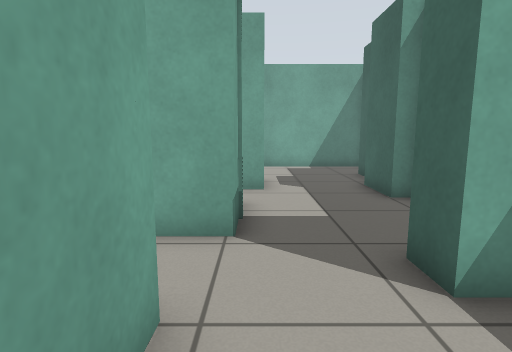
view 1 (above)

16 first-person views from a walk through a Gazebo world. The camera is 0.84 m above the floor, tilts 8° down and sees 80° across. Floor lines are 1 m apart. The floor is counted in squares, 0.5 m on a side. Each view is taken from the middle of a square. On the plan, view 1 faces up. The plan holds only what a view shows up to about 16 squares ahead; the rest is blank.

view 2
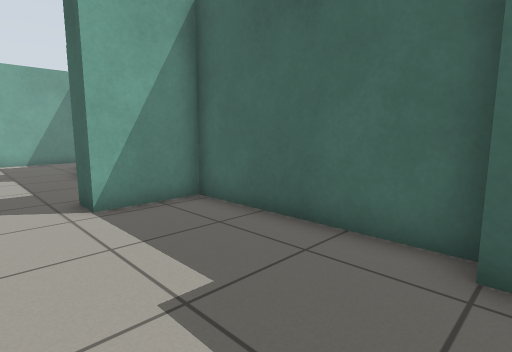

view 3
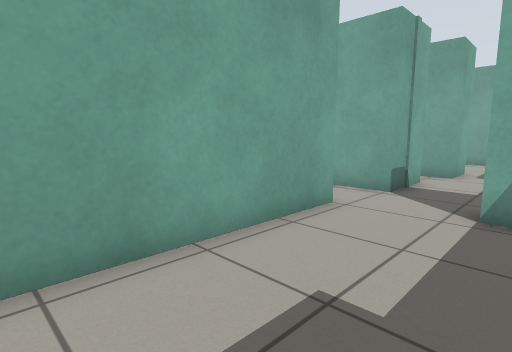

view 4
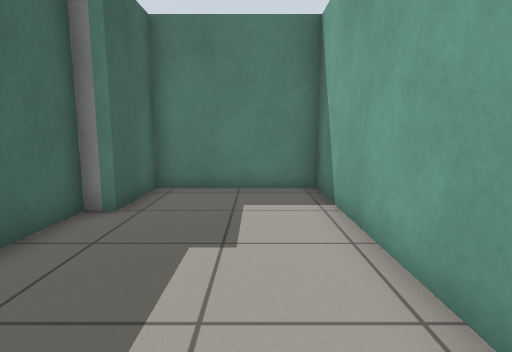

view 5
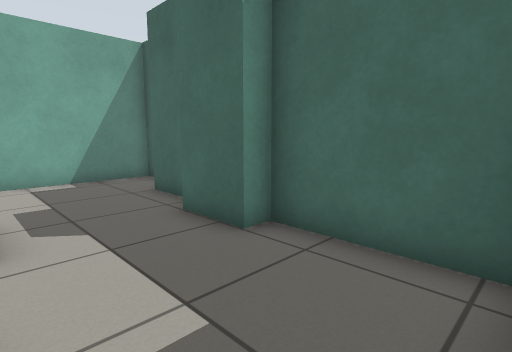

view 6
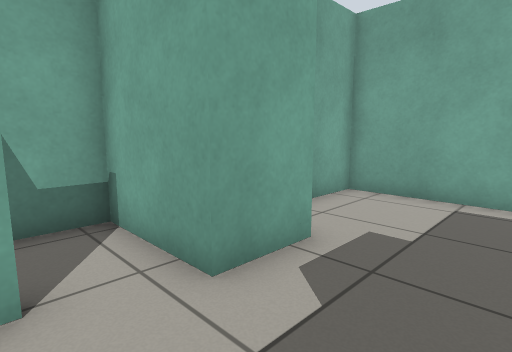

view 7
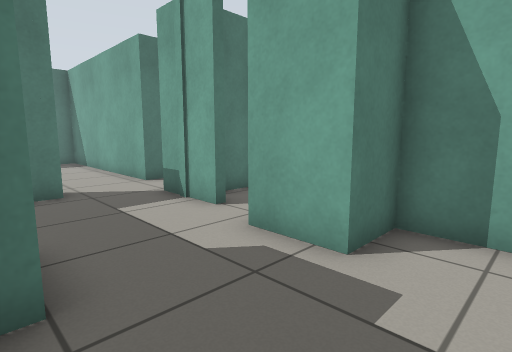

view 8
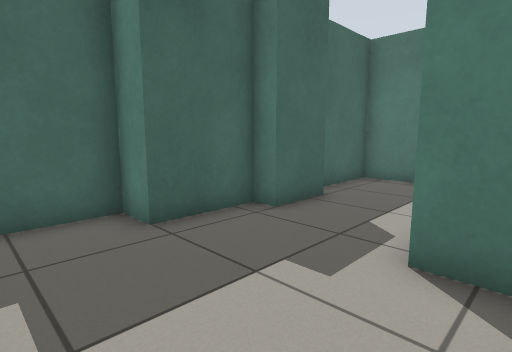

view 9
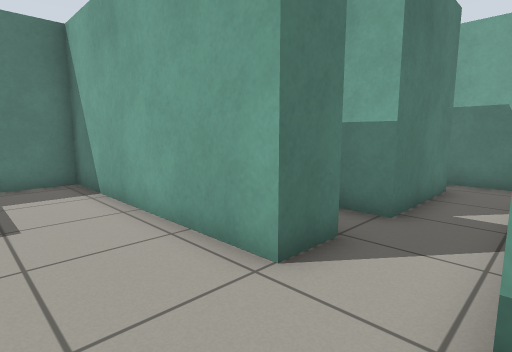

view 10
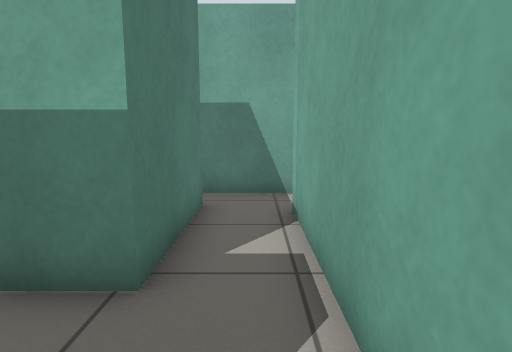

view 11
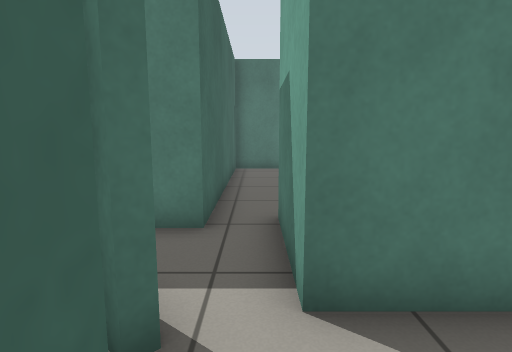

view 12
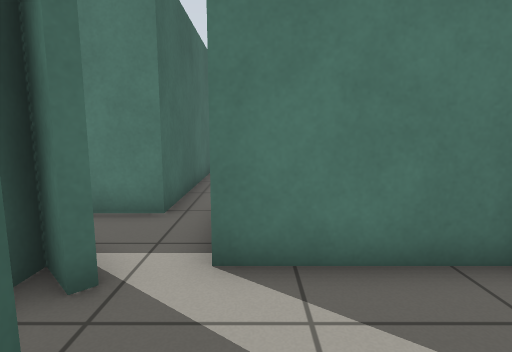

view 13
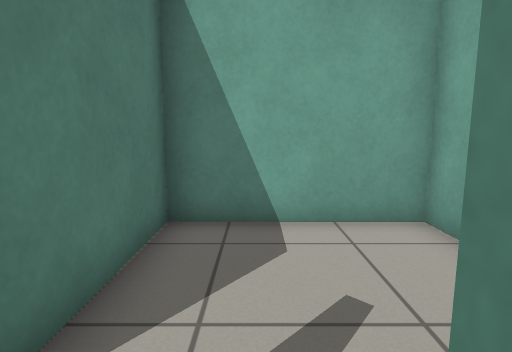

view 14
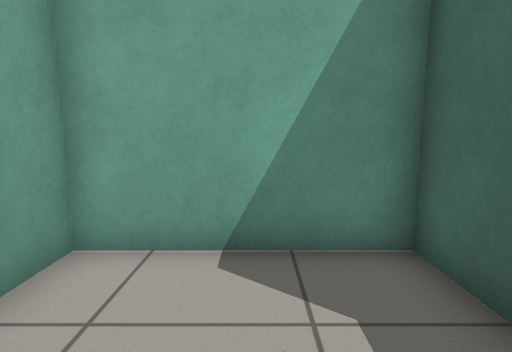

view 15
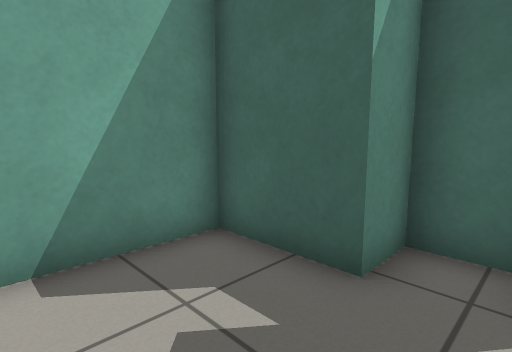

view 16
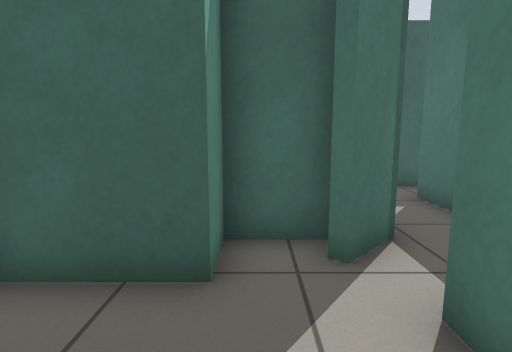

### Floor plan
Points are (right, up) in squares from view 1. A wall is a line through its corners. A room is listed if a view was taken in it or the views show most of it. See-through windows are left out.
Room 1 (views 1, 2, 3)
walls: (-0.9, 1.5) (-0.9, -6.2) (4, -6.2) (4, -3.5) (4.7, -3.5) (4.7, 2.9) (2, 2.9)
ways out: opening at (0.5, 2.5) to room 2
Room 2 (views 4, 5, 6, 7, 8, 9, 10)
walls: (-0.7, 7.3) (-0.3, 7.3) (-0.3, 4.8) (-2.5, 4.8); (4.2, 9.8) (4.2, 12.5) (5.4, 12.5) (5.4, 15.4) (-1.5, 15.4) (-1.5, 11) (0.2, 11) (0.2, 9) (-3, 9) (-3, 7.5); (3.5, 7.8) (3.5, 9.8); (-2.6, 6.1) (-1.5, 6.1); (2, 2.9) (2, 3.9) (4.2, 3.9) (4.2, 7.8); (-2.4, 2.5) (-0.9, 2.5) (-0.9, 1.5)
ways out: opening at (0.5, 2.5) to room 1; opening at (-1.5, 3.5) to room 4
Room 3 (views 11, 12, 13, 14, 15, 16)
walls: (-7.3, 5.3) (-7.3, 7.5) (-8.7, 7.5) (-8.7, 10.2) (-13.6, 10.2) (-13.6, 5.3) (-9.4, 5.3)
ways out: opening at (-9, 5) to room 4
Room 4 (no view inside)
walls: (-8.1, 2.7) (-4.1, 2.7) (-4.1, 1.3); (-2.4, 1.7) (-2.4, 2.5); (-2.5, 4.8) (-7.3, 4.8) (-8.3, 5.9); (-9.4, 5.3) (-9.4, 2.1)
ways out: opening at (-1.5, 3.5) to room 2; opening at (-9, 5) to room 3; opening at (-9, 3); opening at (-3, 1.5)

Positions as (right, up) in squares from view 1, and headings:
1: (0, 0), facing up
2: (0, -4), facing up-right
3: (3, -4), facing up-left
4: (1, 3), facing down
5: (0, 4), facing up-right
6: (3, 7), facing up-left
7: (4, 13), facing down-left
8: (-1, 15), facing down-right
9: (2, 5), facing down-left
10: (-1, 4), facing left
11: (-9, 8), facing down
12: (-10, 9), facing down
13: (-8, 7), facing left
14: (-11, 6), facing up
15: (-12, 6), facing up-right
16: (-12, 7), facing right
